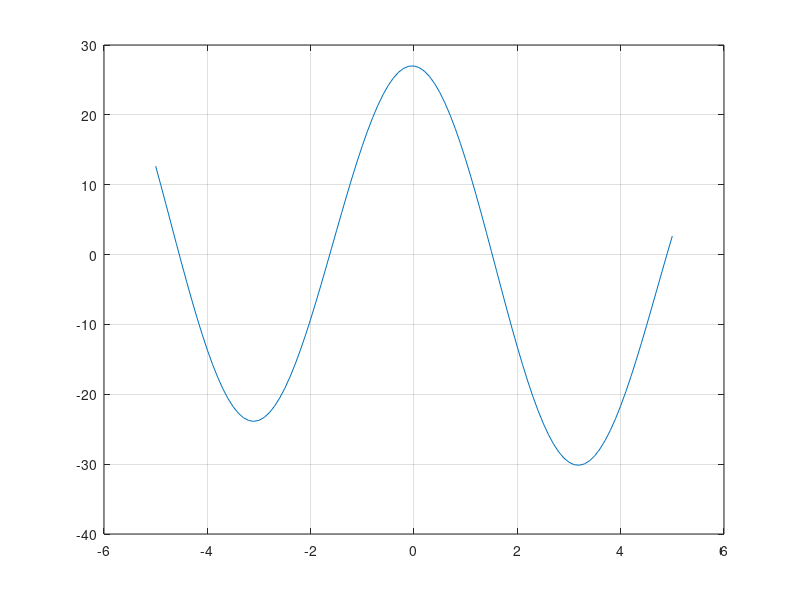

This figure's MATLAB source: (Note: this script raises an error after producing the figure.)
x=-5:0.1:5;
y=@(x) 27*cos(x) - x;
y1=@(x) 27*cos(x);
plot(x,y(x))
grid on
epsilon = 0.000001;
a=1.4;
b=1.6;
o = omega(derivative_approximation(y1, b), derivative_approximation(y1, a));
%ints = intervals(y, -5, 5, 50)
%bi = bisection(y, a, b, y(a), y(b), epsilon, 1)
%re = relaxation(y1, 1.5, o, epsilon)
%new = newton(y, 1.5, epsilon)
